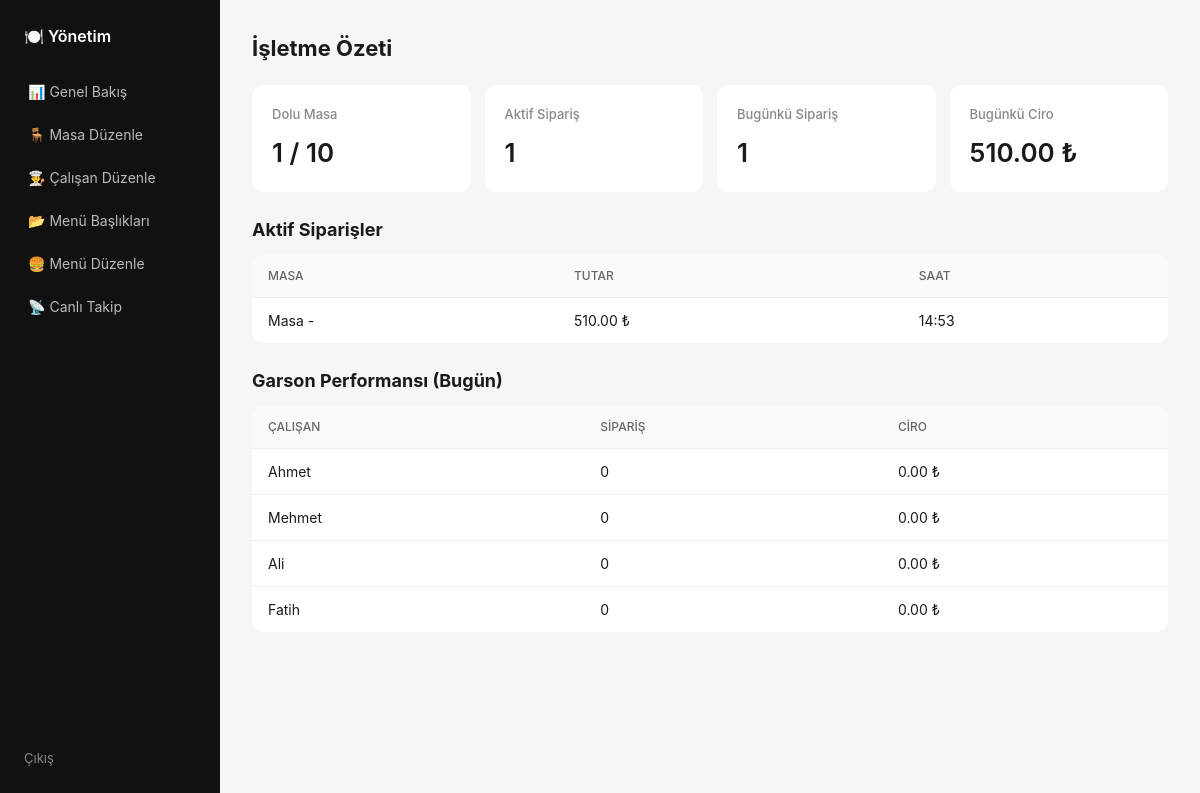
/admin/ (signed in), run on the app's committed database.
### models/models.py (models this page shows, shortened)
class Order(db.Model):
    __tablename__ = "orders"
    id = db.Column(db.Integer, primary_key=True)
    restaurant_id = db.Column(db.Integer, db.ForeignKey("restaurants.id"), nullable=False)
    table_id = db.Column(db.Integer, db.ForeignKey("tables.id"), nullable=False)
    waiter_id = db.Column(db.Integer, db.ForeignKey("staff.id"), nullable=True)
    status = db.Column(db.String(20), default="open")  # open / paid / closed
    total = db.Column(db.Float, default=0.0)
    created_at = db.Column(db.DateTime, default=datetime.utcnow)
    closed_at = db.Column(db.DateTime)
    items = db.relationship("OrderItem", backref="order", cascade="all, delete-orphan")

class Staff(db.Model):
    __tablename__ = "staff"
    id = db.Column(db.Integer, primary_key=True)
    restaurant_id = db.Column(db.Integer, db.ForeignKey("restaurants.id"), nullable=False)
    name = db.Column(db.String(100), nullable=False)
    role = db.Column(db.String(20), default="waiter")  # waiter / admin
    password_hash = db.Column(db.String(255), nullable=False)
    is_active = db.Column(db.Boolean, default=True)
    created_at = db.Column(db.DateTime, default=datetime.utcnow)

### routes/admin_routes.py (the view)
@admin_bp.route("/")
@admin_required
def dashboard():
    rid = session["restaurant_id"]
    today = date.today()
    open_orders = Order.query.filter_by(restaurant_id=rid, status="open").all()
    today_orders = Order.query.filter(
        Order.restaurant_id == rid,
        func.date(Order.created_at) == today.isoformat()
    ).all()
    total_today = sum(o.total for o in today_orders)
    staff_stats = (
        db.session.query(Staff.name, func.count(Order.id), func.coalesce(func.sum(Order.total), 0))
        .outerjoin(Order, Order.waiter_id == Staff.id)
        .filter(Staff.restaurant_id == rid)
        .group_by(Staff.id)
        .all()
    )
    tables = Table.query.filter_by(restaurant_id=rid).all()
    occupied = sum(1 for t in tables if t.is_occupied)
    return render_template(
        "admin/dashboard.html",
        open_orders=open_orders,
        today_count=len(today_orders),
        total_today=total_today,
        staff_stats=staff_stats,
        total_tables=len(tables),
        occupied=occupied,
    )

### utils/auth.py (called while the page is built)
def admin_required(f):
    @wraps(f)
    def wrapper(*args, **kwargs):
        if session.get("role") != "admin":
            flash("Yönetici girişi gerekli.", "error")
            return redirect(url_for("admin.login"))
        return f(*args, **kwargs)
    return wrapper

### templates/admin/dashboard.html
{% extends "base.html" %}
{% block body %}
<div class="app-layout">
  {% include 'admin/_sidebar.html' %}
  <main class="content">
    <h1>İşletme Özeti</h1>
    <div class="stats-grid">
      <div class="stat-card">
        <h3>Dolu Masa</h3>
        <p class="big">{{ occupied }} / {{ total_tables }}</p>
      </div>
      <div class="stat-card">
        <h3>Aktif Sipariş</h3>
        <p class="big">{{ open_orders|length }}</p>
      </div>
      <div class="stat-card">
        <h3>Bugünkü Sipariş</h3>
        <p class="big">{{ today_count }}</p>
      </div>
      <div class="stat-card">
        <h3>Bugünkü Ciro</h3>
        <p class="big">{{ "%.2f"|format(total_today) }} ₺</p>
      </div>
    </div>
    <h2>Aktif Siparişler</h2>
    <table class="data-table">
      <thead><tr><th>Masa</th><th>Tutar</th><th>Saat</th></tr></thead>
      <tbody>
      {% for o in open_orders %}
        <tr>
          <td>Masa {{ o.table.number if o.table else '-' }}</td>
          <td>{{ "%.2f"|format(o.total) }} ₺</td>
          <td>{{ o.created_at.strftime('%H:%M') }}</td>
        </tr>
      {% else %}
        <tr><td colspan="3" class="muted">Aktif sipariş yok</td></tr>
      {% endfor %}
      </tbody>
    </table>
    <h2>Garson Performansı (Bugün)</h2>
    <table class="data-table">
      <thead><tr><th>Çalışan</th><th>Sipariş</th><th>Ciro</th></tr></thead>
      <tbody>
      {% for name, count, total in staff_stats %}
        <tr><td>{{ name }}</td><td>{{ count }}</td><td>{{ "%.2f"|format(total) }} ₺</td></tr>
      {% endfor %}
      </tbody>
    </table>
  </main>
</div>
{% endblock %}

### static/css/style.css (style rules this page uses)
* { box-sizing: border-box; margin: 0; padding: 0; }
body { font-family: -apple-system, BlinkMacSystemFont, "Segoe UI", Roboto, sans-serif; background: #f5f6f8; color: #1a1a1a; line-height: 1.5; }
h1 { font-size: 22px; margin-bottom: 8px; }
h2 { font-size: 18px; margin: 24px 0 12px; }
h3 { font-size: 15px; margin-bottom: 8px; }
.app-layout { display: flex; min-height: 100vh; }
.content { flex: 1; padding: 32px; max-width: 1200px; }
.stats-grid { display: grid; grid-template-columns: repeat(auto-fit, minmax(180px, 1fr)); gap: 14px; margin: 20px 0; }
.stat-card { background: #fff; padding: 20px; border-radius: 12px; }
.stat-card h3 { color: #888; font-weight: 500; font-size: 13px; }
.stat-card .big { font-size: 26px; font-weight: 600; margin-top: 6px; }
.data-table { width: 100%; border-collapse: collapse; background: #fff; border-radius: 12px; overflow: hidden; margin: 12px 0; }
.data-table th, .data-table td { text-align: left; padding: 12px 16px; font-size: 14px; border-bottom: 1px solid #f0f0f0; }
.data-table th { background: #fafafa; color: #666; font-weight: 500; font-size: 12px; text-transform: uppercase; }
.data-table tr:last-child td { border-bottom: none; }

### data on the page
Order: table "-", total "510.00", created_at "14:53"
Staff: name "Ahmet", count "0", total "0.00"
Staff: name "Mehmet", count "0", total "0.00"
Staff: name "Ali", count "0", total "0.00"
Staff: name "Fatih", count "0", total "0.00"

### other printed values
{{ occupied }} "1"
{{ total_tables }} "10"
{{ open_orders|length }} "1"
{{ today_count }} "1"
{{ "%.2f"|format(total_today) }} "510.00"
